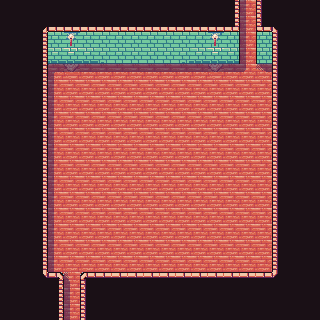

A level layout from a 2D game, rendered from its tile map. Below: a short description, then the map file with its tile-grid data intact:
An orthogonal 20x20 tile map with 16x16 px tiles, 3 tile layers (prototype, base, shadows) and 2 objects (north_exit, south_exit).

<map version="1.10" tiledversion="1.10.2" orientation="orthogonal" renderorder="right-down" width="20" height="20" tilewidth="16" tileheight="16" infinite="0" nextlayerid="30" nextobjectid="15">
 <tileset firstgid="1" source="../TangerineTavernPNG_PetricakeGames.tsx" />
 <layer id="1" name="prototype" width="20" height="20">
  <data encoding="csv">
109,109,109,109,109,109,109,109,109,109,109,109,109,109,112,114,112,109,109,109,
109,109,109,109,109,109,109,109,109,109,109,109,109,109,112,114,112,109,109,109,
109,109,112,112,115,112,112,112,112,112,112,112,112,115,112,114,112,112,109,109,
109,109,112,112,112,112,112,112,112,112,112,112,112,112,112,114,112,112,109,109,
109,109,112,114,114,114,114,114,114,114,114,114,114,114,114,114,114,112,109,109,
109,109,112,114,114,114,114,114,114,114,114,114,114,114,114,114,114,112,109,109,
109,109,112,114,114,114,114,114,114,114,114,114,114,114,114,114,114,112,109,109,
109,109,112,114,114,114,114,114,114,114,114,114,114,114,114,114,114,112,109,109,
109,109,112,114,114,114,114,114,114,114,114,114,114,114,114,114,114,112,109,109,
109,109,112,114,114,114,114,114,114,114,114,114,114,114,114,114,114,112,109,109,
109,109,112,114,114,114,114,114,114,114,114,114,114,114,114,114,114,112,109,109,
109,109,112,114,114,114,114,114,114,114,114,114,114,114,114,114,114,112,109,109,
109,109,112,114,114,114,114,114,114,114,114,114,114,114,114,114,114,112,109,109,
109,109,112,114,114,114,114,114,114,114,114,114,114,114,114,114,114,112,109,109,
109,109,112,114,114,114,114,114,114,114,114,114,114,114,114,114,114,112,109,109,
109,109,112,114,114,114,114,114,114,114,114,114,114,114,114,114,114,112,109,109,
109,109,112,114,114,114,114,114,114,114,114,114,114,114,114,114,114,112,109,109,
109,109,112,112,114,112,112,112,112,112,112,112,112,112,112,112,112,112,109,109,
109,109,109,112,114,112,109,109,109,109,109,109,109,109,109,109,109,109,109,109,
109,109,109,112,114,112,109,109,109,109,109,109,109,109,109,109,109,109,109,109
</data>
 </layer>
 <layer id="28" name="base" width="20" height="20">
  <data encoding="csv">
33,33,33,33,33,33,33,33,33,33,33,33,33,33,19,23,22,33,33,33,
33,33,1,5,5,5,5,5,5,5,5,5,5,5,42,23,44,4,33,33,
33,33,19,26,117,26,26,26,26,26,26,26,26,117,125,23,124,22,33,33,
33,33,19,27,8,27,116,119,119,119,119,118,27,8,123,23,110,22,33,33,
33,33,19,23,25,23,23,23,23,23,23,23,23,25,23,23,23,22,33,33,
33,33,19,23,23,23,23,23,23,23,23,23,23,23,23,23,23,22,33,33,
33,33,19,23,23,23,23,23,23,23,23,23,23,23,23,23,23,22,33,33,
33,33,19,23,23,23,23,23,23,23,23,23,23,23,23,23,23,22,33,33,
33,33,19,23,23,23,23,23,23,23,23,23,23,23,23,23,23,22,33,33,
33,33,19,23,23,23,23,23,23,23,23,23,23,23,23,23,23,22,33,33,
33,33,19,23,23,23,23,23,23,23,23,23,23,23,23,23,23,22,33,33,
33,33,19,23,23,23,23,23,23,23,23,23,23,23,23,23,23,22,33,33,
33,33,19,23,23,23,23,23,23,23,23,23,23,23,23,23,23,22,33,33,
33,33,19,23,23,23,23,23,23,23,23,23,23,23,23,23,23,22,33,33,
33,33,19,23,23,23,23,23,23,23,23,23,23,23,23,23,23,22,33,33,
33,33,19,23,23,23,23,23,23,23,23,23,23,23,23,23,23,22,33,33,
33,33,19,23,23,23,23,23,23,23,23,23,23,23,23,23,23,22,33,33,
33,33,55,63,23,45,6,6,6,6,6,6,6,6,6,6,6,58,33,33,
33,33,33,19,23,22,33,33,33,33,33,33,33,33,33,33,33,33,33,33,
33,33,33,19,23,22,33,33,33,33,33,33,33,33,33,33,33,33,33,33
</data>
 </layer>
 <layer id="27" name="shadows" width="20" height="20">
  <data encoding="csv">
0,0,0,0,0,0,0,0,0,0,0,0,0,0,0,61,0,0,0,0,
0,0,0,0,0,0,0,0,0,0,0,0,0,0,0,61,0,0,0,0,
0,0,0,0,0,0,0,0,0,0,0,0,0,0,0,61,0,0,0,0,
0,0,0,0,0,0,0,0,0,0,0,0,0,0,0,61,0,0,0,0,
0,0,0,43,78,78,78,78,78,78,78,78,78,78,78,79,77,0,0,0,
0,0,0,61,0,0,0,0,0,0,0,0,0,0,0,0,0,0,0,0,
0,0,0,61,0,0,0,0,0,0,0,0,0,0,0,0,0,0,0,0,
0,0,0,61,0,0,0,0,0,0,0,0,0,0,0,0,0,0,0,0,
0,0,0,61,0,0,0,0,0,0,0,0,0,0,0,0,0,0,0,0,
0,0,0,61,0,0,0,0,0,0,0,0,0,0,0,0,0,0,0,0,
0,0,0,61,0,0,0,0,0,0,0,0,0,0,0,0,0,0,0,0,
0,0,0,61,0,0,0,0,0,0,0,0,0,0,0,0,0,0,0,0,
0,0,0,61,0,0,0,0,0,0,0,0,0,0,0,0,0,0,0,0,
0,0,0,61,0,0,0,0,0,0,0,0,0,0,0,0,0,0,0,0,
0,0,0,61,0,0,0,0,0,0,0,0,0,0,0,0,0,0,0,0,
0,0,0,61,0,0,0,0,0,0,0,0,0,0,0,0,0,0,0,0,
0,0,0,61,0,0,0,0,0,0,0,0,0,0,0,0,0,0,0,0,
0,0,0,0,76,0,0,0,0,0,0,0,0,0,0,0,0,0,0,0,
0,0,0,0,61,0,0,0,0,0,0,0,0,0,0,0,0,0,0,0,
0,0,0,0,61,0,0,0,0,0,0,0,0,0,0,0,0,0,0,0
</data>
 </layer>
 <objectgroup id="29" name="objects_01">
  <object id="13" name="north_exit" x="247.646" y="1.4063">
   <point />
  </object>
  <object id="14" name="south_exit" x="71.6667" y="319.333">
   <point />
  </object>
 </objectgroup>
</map>
